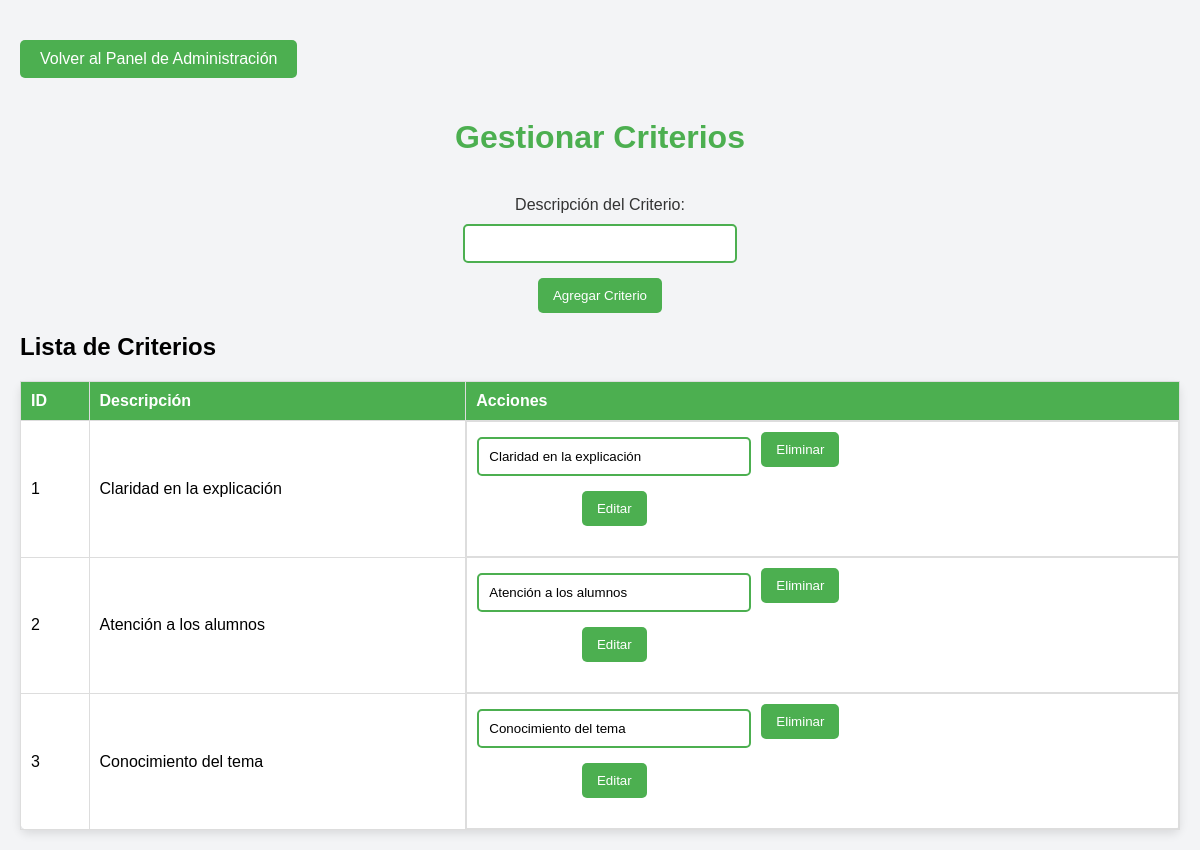
Page /controllers/CriterioController.php (signed in) on the committed database.
### tables this page shows
CREATE TABLE IF NOT EXISTS criterios (
    id INT AUTO_INCREMENT PRIMARY KEY,
    descripcion VARCHAR(255) NOT NULL
);

### controllers/CriterioController.php (called while the page is built, shortened)
<?php
include_once '../models/Criterio.php';
$conn = connectDB();
$criterios = Criterio::all($conn);
include '../views/criterios/index.php';
?>

### models/Criterio.php (called while the page is built, shortened)
<?php
class Criterio {
    public static function all($conn) {
        $result = $conn->query("SELECT * FROM criterios");
        return $result->fetch_all(MYSQLI_ASSOC);
    }
}
?>

### views/criterios/index.php (the view, shortened to what this page needs)
<!DOCTYPE html>
<html lang="es">
<head>
    <link rel="stylesheet" href="../assets/css/styles.css">
</head>
<body>
<a href="../views/public/admin.php">Volver al Panel de Administración</a>
    <h1>Gestionar Criterios</h1>
    <form method="post" action="../controllers/CriterioController.php">
        <label for="descripcion">Descripción del Criterio:</label>
        <input type="text" id="descripcion" name="descripcion" required>
        <input type="submit" value="Agregar Criterio">
    </form>
    <h2>Lista de Criterios</h2>
    <table>
        <tr>
            <th>ID</th>
            <th>Descripción</th>
            <th>Acciones</th>
        </tr>
        <?php foreach ($criterios as $criterio): ?>
            <tr>
                <td><?= $criterio['id'] ?></td>
                <td><?= $criterio['descripcion'] ?></td>
                <td class="actions">
                    <form method='post' action="../controllers/CriterioController.php">
                        <input type='text' name='descripcion' value='<?= $criterio['descripcion'] ?>' required>
                        <input type='submit' value='Editar'>
                    </form>
                    <form method='post' action="../controllers/CriterioController.php">
                        <input type='submit' value='Eliminar' onclick="return confirm('¿Estás seguro de que deseas eliminar este criterio?')">
                    </form>
                </td>
            </tr>
        <?php endforeach; ?>
    </table>
</body>
</html>

### views/statics/css/styles.css (style rules this page uses)
body { font-family: Arial, sans-serif; margin: 20px; background-color: #f0f8ff; }
h1 { color: #2c3e50; }
form { margin-bottom: 20px; }
label { display: block; margin-top: 10px; }
input[type="text"], input[type="email"], input[type="password"], textarea { width: 100%; padding: 8px; margin-top: 5px; border: 1px solid #ccc; border-radius: 4px; }
input[type="submit"] { padding: 10px 20px; background-color: #3498db; color: white; border: none; cursor: pointer; border-radius: 4px; }
table { width: 100%; border-collapse: collapse; }
table, th, td { border: 1px solid #ddd; }
th, td { padding: 10px; text-align: left; }
a { color: #3498db; text-decoration: none; }

### views/criterios/index.php (style rules this page uses)
body { margin: 0; background-color: #f3f4f6; font-family: Arial, sans-serif; padding: 20px; }
h1 { text-align: center; color: #4CAF50; margin-bottom: 30px; }
form { margin-bottom: 20px; display: flex; flex-direction: column; align-items: center; }
label { margin-bottom: 5px; color: #333; }
input[type="text"] { padding: 10px; margin-bottom: 15px; width: 250px; border: 2px solid #4CAF50; border-radius: 5px; transition: border-color 0.3s; }
input[type="submit"] { padding: 10px 15px; background-color: #4CAF50; color: white; border: none; border-radius: 5px; cursor: pointer; transition: background-color 0.3s; }
table { width: 100%; border-collapse: collapse; margin-top: 20px; background-color: #fff; box-shadow: 0 4px 10px rgba(0, 0, 0, 0.1); border-radius: 8px; }
th, td { padding: 10px; text-align: left; border: 1px solid #ddd; }
th { background-color: #4CAF50; color: white; }
.actions { display: flex; gap: 10px; }
a { display: inline-block; margin: 20px 0; text-decoration: none; color: white; background-color: #4CAF50; padding: 10px 20px; border-radius: 5px; text-align: center; }

### rows in the picture
criterios: id "1", descripcion "Claridad en la explicación"
criterios: id "2", descripcion "Atención a los alumnos"
criterios: id "3", descripcion "Conocimiento del tema"
